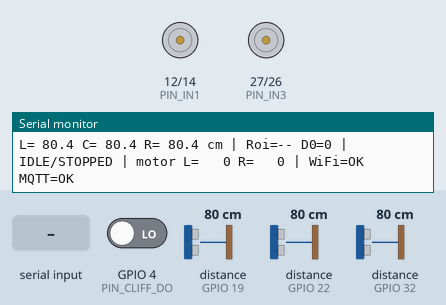
This sketch was run on a simulated ESP32. Parts: motor-driver pin pairs drawn as motors (green arrow = first pin HIGH = forward, orange = second pin HIGH = backward, longer = more drive, scaled by the enable pin), the last lines printed to the serial monitor. Wiring (inferred from the names in the program): 3 × ultrasonic range finder: trigger GPIO 21, echo GPIO 19 / trigger GPIO 23, echo GPIO 22 / trigger GPIO 33, echo GPIO 32. The test bench sets the inputs (shaded band); at power-on: distance to the obstacle (sensors on GPIO 19, GPIO 22, GPIO 32) 80 cm, GPIO 4 (PIN_CLIFF_DO) LOW. The echo pulse lasts 58.3 µs per cm; WiFi joins after 1.5 s; servers stay silent unless stated; no MQTT or app messages arrive unless stated.

Above: at 2.9 s.
3.0 s: distance to the obstacle (sensor on GPIO 19) set to 11 cm
At 3.6 s:
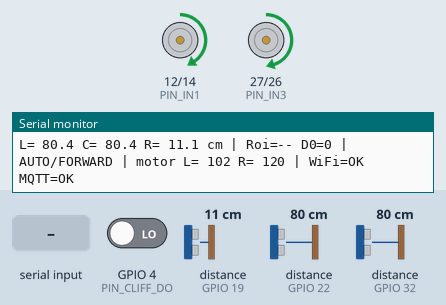
4.8 s: distance to the obstacle (sensor on GPIO 19) set to 8 cm
At 7.3 s:
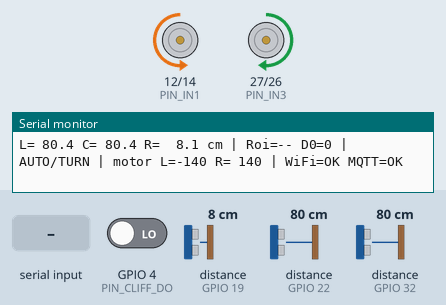
7.8 s: "FORWARD" received over Serial
9.6 s: "STOP" received over Serial
At 10.8 s:
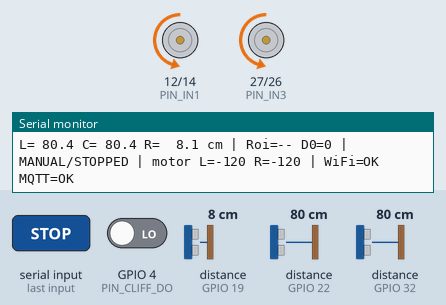
11.9 s: "AUTO" received over Serial
At 12.48 s:
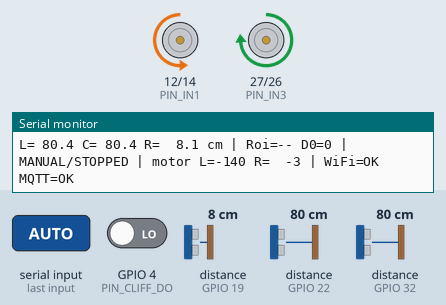
14.1 s: "BACKWARD" received over Serial
Timing chart, 0 to 17.1 s (numbered marks = the images above; inputs shaded):
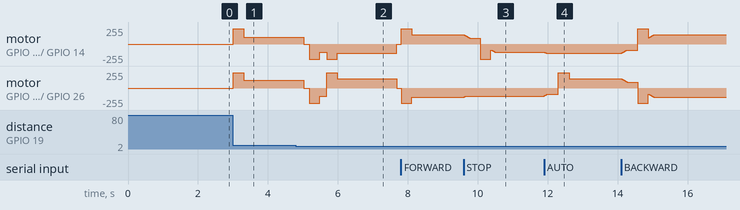

Measured:
- the behaviour switches between 10 and 9 cm on distance to the obstacle (sensor on GPIO 19) (found by bisection; images 1 and 2)
- after the input at 9.6 s, motor on GPIO 27 (PIN_IN3) / GPIO 26 (PIN_IN4): backward 139/255 → backward 120/255 at once
- after the input at 11.9 s, motor on GPIO 12 (PIN_IN1) / GPIO 14 (PIN_IN2): backward 120/255 → backward 139/255 at once; motor on GPIO 27 (PIN_IN3) / GPIO 26 (PIN_IN4): rises from backward 120/255 to forward 229/255 in 0.40 s, then falls to forward 139/255 in 0.30 s

The sketch:

robot_lau_nha.ino
```cpp
// Robot hut bui / lau nha - ESP32 + L298N + 3x HC-SR04 + TCRT5000
// Giai doan 2: tich hop WiFi + MQTT de dieu khien qua Backend
//
// Lenh qua Serial Monitor (115200, gui tung ky tu):
//   g : bat dau che do AUTO (tu di, tranh vat can)
//   x : dung
//   w/s/a/d : dieu khien tay tien / lui / trai / phai
//   i : bat/tat in thong tin cam bien
//
// Lenh qua MQTT topic robot/command (JSON):
//   {"command":"FORWARD"}   {"command":"BACKWARD"}
//   {"command":"LEFT"}      {"command":"RIGHT"}
//   {"command":"STOP"}      {"command":"AUTO"}

#include <esp_system.h>
#include "config.h"
#include "types.h"
#include "motor.h"
#include "sensors.h"
#include "navigation.h"
#include "wifi_manager.h"
#include "mqtt_client.h"

static bool debugEnabled = true;
static uint32_t lastDebugMs = 0;
static bool autoStartPending = AUTO_START_ON_BOOT;

// Bo nho RTC giu nguyen qua reset (tru khi mat nguon hoan toan)
#define AUTO_MAGIC        0xA070A070
#define MAX_AUTO_RESUMES  3
RTC_NOINIT_ATTR static uint32_t rtcAutoMagic;
RTC_NOINIT_ATTR static uint32_t rtcResumeCount;

static bool isAbnormalReset(esp_reset_reason_t r) {
  return r == ESP_RST_BROWNOUT || r == ESP_RST_PANIC ||
         r == ESP_RST_INT_WDT  || r == ESP_RST_TASK_WDT || r == ESP_RST_WDT;
}

static void handleSerial() {
  while (Serial.available()) {
    char c = Serial.read();
    switch (c) {
      case 'g': case 'G': autoStartPending = false; rtcResumeCount = 0; navStartAuto(); break;
      case 'x': case 'X': autoStartPending = false; navStop();      break;
      case 'w': case 'W': navManual(MANUAL_FORWARD);  break;
      case 's': case 'S': navManual(MANUAL_BACKWARD); break;
      case 'a': case 'A': navManual(MANUAL_LEFT);     break;
      case 'd': case 'D': navManual(MANUAL_RIGHT);    break;
      case 'i': case 'I': debugEnabled = !debugEnabled; break;
      default: break;
    }
  }
}

static void printDebug() {
  uint32_t now = millis();
  if (!debugEnabled || now - lastDebugMs < DEBUG_INTERVAL_MS) return;
  lastDebugMs = now;

  const Distances& d = sensorsGet();
  const CliffState& c = sensorsCliff();
  Serial.printf("L=%5.1f C=%5.1f R=%5.1f cm | Roi=%s D0=%d | %s/%s | motor L=%4d R=%4d | WiFi=%s MQTT=%s\n",
                d.left, d.center, d.right,
                c.detected ? "CO" : "--", digitalRead(PIN_CLIFF_DO),
                navModeName(navGetMode()), navStateName(navGetState()),
                motorGetLeft(), motorGetRight(),
                wifiConnected() ? "OK" : "NGAT",
                mqttConnected() ? "OK" : "NGAT");
}

void setup() {
  Serial.begin(SERIAL_BAUD);
  delay(200);
  Serial.println("\n=== Robot lau nha - khoi dong (v2 WiFi+MQTT) ===");

  esp_reset_reason_t reason = esp_reset_reason();
  Serial.printf("Ly do khoi dong: %d\n", (int)reason);
  if (reason == ESP_RST_BROWNOUT) {
    Serial.println("!!! CANH BAO: ESP32 vua bi reset do SUT AP (brownout).");
  }

  if (isAbnormalReset(reason) && rtcAutoMagic == AUTO_MAGIC) {
    if (rtcResumeCount < MAX_AUTO_RESUMES) {
      rtcResumeCount++;
      autoStartPending = true;
      Serial.printf("!!! Dang chay AUTO thi bi reset -> tu chay lai (lan %u/%d)\n",
                    (unsigned)rtcResumeCount, MAX_AUTO_RESUMES);
    } else {
      autoStartPending = false;
      Serial.println("!!! Reset lien tuc qua nhieu lan -> KHONG tu chay lai. Kiem tra nguon!");
    }
  } else {
    rtcResumeCount = 0;
  }
  rtcAutoMagic = 0;

  motorInit();
  sensorsInit();
  navInit();

  // Ket noi WiFi va MQTT (khong chan loop neu that bai - se thu lai trong mqttUpdate)
  if (wifiInit()) {
    mqttInit();
  } else {
    Serial.println("[WARN] Khong co WiFi - tiep tuc che do offline (chi dieu khien qua Serial).");
  }

  Serial.println("Lenh Serial: g=AUTO, x=dung, w/s/a/d=tay, i=debug");
  Serial.println("Lenh MQTT:   {\"command\":\"FORWARD/BACKWARD/LEFT/RIGHT/STOP/AUTO\"}");
}

void loop() {
  handleSerial();

  if (autoStartPending && millis() >= AUTO_START_DELAY_MS) {
    autoStartPending = false;
    navStartAuto();
  }

  sensorsUpdate();
  navUpdate();
  motorUpdate();

  // MQTT: xu ly message den va publish trang thai
  mqttUpdate();
  mqttPublishStatus();

  printDebug();

  rtcAutoMagic = navGetMode() == MODE_AUTO ? AUTO_MAGIC : 0;
}
```

cleaning.cpp
```cpp

```

docking.cpp
```cpp

```

motor.cpp
```cpp
#include "motor.h"
#include "config.h"
#include <esp_arduino_version.h>

namespace {

struct Wheel {
  uint8_t in1, in2, en, ch;
  bool invert;
  float trim;
  int target;
  int current;
  uint32_t kickUntil;
};

Wheel wheelL = {PIN_IN1, PIN_IN2, PIN_ENA, 0, MOTOR_LEFT_INVERT,  MOTOR_LEFT_TRIM,  0, 0, 0};
Wheel wheelR = {PIN_IN3, PIN_IN4, PIN_ENB, 1, MOTOR_RIGHT_INVERT, MOTOR_RIGHT_TRIM, 0, 0, 0};

bool braking = false;
uint32_t lastRampMs = 0;

// Ho tro ca ESP32 Arduino core 2.x va 3.x
void pwmAttach(const Wheel& w) {
#if ESP_ARDUINO_VERSION_MAJOR >= 3
  ledcAttach(w.en, MOTOR_PWM_FREQ, MOTOR_PWM_RES);
#else
  ledcSetup(w.ch, MOTOR_PWM_FREQ, MOTOR_PWM_RES);
  ledcAttachPin(w.en, w.ch);
#endif
}

void pwmWrite(const Wheel& w, uint32_t duty) {
#if ESP_ARDUINO_VERSION_MAJOR >= 3
  ledcWrite(w.en, duty);
#else
  ledcWrite(w.ch, duty);
#endif
}

void applyOutput(const Wheel& w, uint32_t now) {
  int speed = w.invert ? -w.current : w.current;

  if (speed == 0) {
    if (braking) {
      // IN1 = IN2 = HIGH, EN = HIGH -> phanh nhanh
      digitalWrite(w.in1, HIGH);
      digitalWrite(w.in2, HIGH);
      pwmWrite(w, 255);
    } else {
      digitalWrite(w.in1, LOW);
      digitalWrite(w.in2, LOW);
      pwmWrite(w, 0);
    }
    return;
  }

  digitalWrite(w.in1, speed > 0 ? HIGH : LOW);
  digitalWrite(w.in2, speed > 0 ? LOW : HIGH);

  int duty = max(abs(speed), MOTOR_MIN_PWM);
  if (now < w.kickUntil) duty = max(duty, MOTOR_KICK_PWM);
  duty = constrain((int)(duty * w.trim), 0, 255);
  pwmWrite(w, duty);
}

void rampWheel(Wheel& w, uint32_t now) {
  int prev = w.current;
  if (prev == 0) {
    // Tu dung yen: dat ngay toc do muc tieu (kick o duoi giup motor thang ma sat tinh).
    // Neu tang tu tu tu 0, motor bi ket o MOTOR_MIN_PWM qua lau -> khong lui/quay noi.
    w.current = w.target;
  } else if (w.current < w.target) {
    w.current = min(w.current + MOTOR_RAMP_STEP, w.target);
  } else if (w.current > w.target) {
    w.current = max(w.current - MOTOR_RAMP_STEP, w.target);
  }

  // Bat dau quay tu dung yen hoac doi chieu -> kick de thang ma sat tinh
  if (w.current != 0 && (prev == 0 || (prev > 0) != (w.current > 0))) {
    w.kickUntil = now + MOTOR_KICK_MS;
  }
}

}  // namespace

void motorInit() {
  for (Wheel* w : {&wheelL, &wheelR}) {
    pinMode(w->in1, OUTPUT);
    pinMode(w->in2, OUTPUT);
    digitalWrite(w->in1, LOW);
    digitalWrite(w->in2, LOW);
    pwmAttach(*w);
    pwmWrite(*w, 0);
  }
}

void motorSet(int left, int right) {
  braking = false;
  wheelL.target = constrain(left, -255, 255);
  wheelR.target = constrain(right, -255, 255);
}

void motorStop() {
  motorSet(0, 0);
}

void motorBrake() {
  braking = true;
  uint32_t now = millis();
  for (Wheel* w : {&wheelL, &wheelR}) {
    w->target = 0;
    w->current = 0;
    applyOutput(*w, now);
  }
}

void motorUpdate() {
  uint32_t now = millis();
  if (now - lastRampMs < MOTOR_RAMP_INTERVAL_MS) return;
  lastRampMs = now;

  rampWheel(wheelL, now);
  rampWheel(wheelR, now);
  applyOutput(wheelL, now);
  applyOutput(wheelR, now);
}

int motorGetLeft()  { return wheelL.current; }
int motorGetRight() { return wheelR.current; }
```

motor.h
```cpp
#pragma once
#include <Arduino.h>

void motorInit();

// Dat toc do muc tieu cho 2 banh (-255..255). Toc do thuc te tang/giam tu tu.
void motorSet(int left, int right);

// Giam toc tu tu ve 0 (tha troi)
void motorStop();

// Dung ngay lap tuc (phanh chu dong) - dung khi gap vat can
void motorBrake();

// Goi lien tuc trong loop()
void motorUpdate();

int motorGetLeft();
int motorGetRight();
```

mqtt_client.cpp
```cpp
#include "mqtt_client.h"
#include "secrets.h"
#include "config.h"
#include "navigation.h"
#include "sensors.h"
#include <Arduino.h>
#include <WiFi.h>
#include <PubSubClient.h>   // Cài qua Library Manager: "PubSubClient" by Nick O'Leary

// ============================================================
//  MQTT topic
// ============================================================
#define MQTT_TOPIC_COMMAND  "robot/command"   // Backend → Robot (subscribe)
#define MQTT_TOPIC_STATUS   "robot/status"    // Robot → Backend (publish)
#define MQTT_CLIENT_ID      "robot-hut-bui-001"
#define MQTT_STATUS_INTERVAL_MS  500          // Publish status mỗi 500ms

// ============================================================
//  Nội bộ
// ============================================================
static WiFiClient   wifiClient;
static PubSubClient mqttClient(wifiClient);
static uint32_t     lastStatusMs = 0;

// ============================================================
//  Callback: nhận lệnh từ Backend qua topic robot/command
//  Payload JSON ví dụ: {"command":"FORWARD"}
// ============================================================
static void onMqttMessage(char* topic, byte* payload, unsigned int length) {
    // Tạo chuỗi kết thúc bằng null
    char msg[length + 1];
    memcpy(msg, payload, length);
    msg[length] = '\0';

    Serial.printf("[MQTT] Nhận topic=%s payload=%s\n", topic, msg);

    // Parse lệnh đơn giản – tìm giá trị của key "command"
    // Payload: {"command":"FORWARD"}
    const char* key    = "\"command\":\"";
    const char* start  = strstr(msg, key);
    if (!start) {
        Serial.println("[MQTT] Không tìm thấy key 'command' trong payload");
        return;
    }
    start += strlen(key);
    const char* end = strchr(start, '"');
    if (!end) return;

    char cmdStr[32] = {};
    size_t cmdLen = min((size_t)(end - start), sizeof(cmdStr) - 1);
    strncpy(cmdStr, start, cmdLen);

    Serial.printf("[MQTT] Lệnh nhận được: %s\n", cmdStr);

    // Ánh xạ chuỗi → ManualCmd / action
    if      (strcmp(cmdStr, "FORWARD")  == 0) navManual(MANUAL_FORWARD);
    else if (strcmp(cmdStr, "BACKWARD") == 0) navManual(MANUAL_BACKWARD);
    else if (strcmp(cmdStr, "LEFT")     == 0) navManual(MANUAL_LEFT);
    else if (strcmp(cmdStr, "RIGHT")    == 0) navManual(MANUAL_RIGHT);
    else if (strcmp(cmdStr, "STOP")     == 0) navStop();
    else if (strcmp(cmdStr, "AUTO")     == 0) navStartAuto();
    else {
        Serial.printf("[MQTT] Lệnh không xác định: %s\n", cmdStr);
    }
}

// ============================================================
//  Kết nối / tái kết nối MQTT broker
// ============================================================
static bool mqttReconnect() {
    Serial.printf("[MQTT] Đang kết nối broker %s:%d ...\n",
                  MQTT_BROKER_HOST, MQTT_BROKER_PORT);

    bool ok;
    if (strlen(MQTT_USERNAME) > 0) {
        ok = mqttClient.connect(MQTT_CLIENT_ID, MQTT_USERNAME, MQTT_PASSWORD);
    } else {
        ok = mqttClient.connect(MQTT_CLIENT_ID);
    }

    if (ok) {
        Serial.println("[MQTT] Kết nối broker thành công!");
        // Subscribe topic nhận lệnh từ Backend
        mqttClient.subscribe(MQTT_TOPIC_COMMAND, 1);
        Serial.printf("[MQTT] Subscribed: %s\n", MQTT_TOPIC_COMMAND);
    } else {
        Serial.printf("[MQTT] Kết nối thất bại, rc=%d\n", mqttClient.state());
    }
    return ok;
}

// ============================================================
//  Public API
// ============================================================
void mqttInit() {
    mqttClient.setServer(MQTT_BROKER_HOST, MQTT_BROKER_PORT);
    mqttClient.setCallback(onMqttMessage);
    mqttClient.setKeepAlive(30);
    mqttClient.setSocketTimeout(5);
    mqttReconnect();
}

void mqttUpdate() {
    if (!wifiConnected()) return;   // wifiConnected() từ wifi_manager.h

    if (!mqttClient.connected()) {
        static uint32_t lastReconnectMs = 0;
        uint32_t now = millis();
        if (now - lastReconnectMs >= 5000) {   // thử lại mỗi 5 giây
            lastReconnectMs = now;
            mqttReconnect();
        }
        return;
    }

    mqttClient.loop();   // xử lý inbound messages
}

void mqttPublishStatus() {
    if (!mqttClient.connected()) return;

    uint32_t now = millis();
    if (now - lastStatusMs < MQTT_STATUS_INTERVAL_MS) return;
    lastStatusMs = now;

    const Distances& d = sensorsGet();
    const CliffState& c = sensorsCliff();
    const char* modeName  = navModeName(navGetMode());
    const char* stateName = navStateName(navGetState());

    char payload[256];
    snprintf(payload, sizeof(payload),
        "{\"mode\":\"%s\",\"state\":\"%s\","
        "\"distLeft\":%.1f,\"distCenter\":%.1f,\"distRight\":%.1f,"
        "\"cliff\":%s,\"timestamp\":%lu}",
        modeName, stateName,
        d.left, d.center, d.right,
        c.detected ? "true" : "false",
        (unsigned long)now
    );

    bool ok = mqttClient.publish(MQTT_TOPIC_STATUS, payload, false);
    if (!ok) {
        Serial.println("[MQTT] Publish status thất bại (buffer đầy?)");
    }
}

bool mqttConnected() {
    return mqttClient.connected();
}
```

mqtt_client.h
```cpp
#pragma once

// ============================================================
//  MQTT Client – giao tiếp với Backend qua MQTT broker
// ============================================================

/**
 * Khởi tạo MQTT client và kết nối đến broker.
 * Phải gọi sau wifiInit() thành công.
 */
void mqttInit();

/**
 * Gọi liên tục trong loop() để:
 *  - Duy trì kết nối MQTT (reconnect nếu bị mất)
 *  - Xử lý các message đến (callback)
 */
void mqttUpdate();

/**
 * Publish trạng thái robot lên topic robot/status.
 * Gọi định kỳ (ví dụ mỗi 500ms) trong loop().
 */
void mqttPublishStatus();

/** Trả về true nếu đang kết nối broker. */
bool mqttConnected();
```

navigation.h
```cpp
#pragma once
#include "types.h"

void navInit();

// Goi lien tuc trong loop(), sau sensorsUpdate()
void navUpdate();

void navStartAuto();
void navStop();
void navManual(ManualCmd cmd);

RobotMode navGetMode();
NavState navGetState();
const char* navStateName(NavState s);
const char* navModeName(RobotMode m);
```

notify.cpp
```cpp

```

safety.cpp
```cpp

```

scheduler.cpp
```cpp

```

secrets.h
```cpp
#pragma once

// ============================================================
//  CẤU HÌNH BÍ MẬT – KHÔNG đưa lên Git!
//  Đổi các giá trị bên dưới cho phù hợp với môi trường của bạn.
// ============================================================

// --- WiFi ---
#define WIFI_SSID     "Redmi_Note_11"
#define WIFI_PASSWORD "12345678"

// --- MQTT Broker (địa chỉ máy chạy Mosquitto) ---
// Nếu dùng Docker trên cùng máy với ESP32 cùng WiFi, dùng IP máy thật (không phải localhost)
#define MQTT_BROKER_HOST  "172.29.38.135"   // ← Thay bằng IP máy chủ của bạn
#define MQTT_BROKER_PORT  1883
#define MQTT_USERNAME     ""                // Để trống nếu không dùng auth
#define MQTT_PASSWORD     ""
```

sensors.cpp
```cpp
#include "sensors.h"
#include "config.h"

namespace {

enum SonarId : uint8_t { SONAR_LEFT, SONAR_CENTER, SONAR_RIGHT, SONAR_COUNT };

struct Sonar {
  uint8_t trig, echo;
  float hist[3];
  uint8_t idx;
};

Sonar sonars[SONAR_COUNT] = {
  {PIN_TRIG_LEFT,   PIN_ECHO_LEFT,   {SONAR_MAX_CM, SONAR_MAX_CM, SONAR_MAX_CM}, 0},
  {PIN_TRIG_CENTER, PIN_ECHO_CENTER, {SONAR_MAX_CM, SONAR_MAX_CM, SONAR_MAX_CM}, 0},
  {PIN_TRIG_RIGHT,  PIN_ECHO_RIGHT,  {SONAR_MAX_CM, SONAR_MAX_CM, SONAR_MAX_CM}, 0},
};

// Cam bien giua duoc do gap doi vi quan trong nhat khi di thang
const SonarId ORDER[] = {SONAR_CENTER, SONAR_LEFT, SONAR_CENTER, SONAR_RIGHT};
const uint8_t ORDER_LEN = sizeof(ORDER) / sizeof(ORDER[0]);

uint8_t orderIdx = 0;
uint32_t lastMeasureMs = 0;
Distances data = {SONAR_MAX_CM, SONAR_MAX_CM, SONAR_MAX_CM};

CliffState cliff = {false, false};
uint8_t cliffHits = 0;
uint32_t cliffLastActiveMs = 0;

// Doc moi vong loop (khong gioi han tan suat) vi nguy co roi can phan ung nhanh nhat
void updateCliff(uint32_t now) {
  cliff.raw = digitalRead(PIN_CLIFF_DO) == CLIFF_DO_ACTIVE_LEVEL;

  if (cliff.raw) {
    cliffLastActiveMs = now;
    if (cliffHits < CLIFF_CONFIRM_SAMPLES) cliffHits++;
    if (cliffHits >= CLIFF_CONFIRM_SAMPLES && !cliff.detected) {
      cliff.detected = true;
      Serial.println("[SENSOR] NGUY CO ROI!");
    }
  } else {
    cliffHits = 0;
    if (cliff.detected && now - cliffLastActiveMs >= CLIFF_RELEASE_MS) {
      cliff.detected = false;
      Serial.println("[SENSOR] Da thay lai san");
    }
  }
}

float measureCm(const Sonar& s) {
  digitalWrite(s.trig, LOW);
  delayMicroseconds(2);
  digitalWrite(s.trig, HIGH);
  delayMicroseconds(10);
  digitalWrite(s.trig, LOW);

  unsigned long us = pulseIn(s.echo, HIGH, SONAR_TIMEOUT_US);
  if (us == 0) return SONAR_MAX_CM;

  float cm = us / 58.0f;
  return constrain(cm, SONAR_MIN_CM, SONAR_MAX_CM);
}

float median3(float a, float b, float c) {
  if (a > b) { float t = a; a = b; b = t; }
  if (b > c) { float t = b; b = c; c = t; }
  if (a > b) { float t = a; a = b; b = t; }
  return b;
}

}  // namespace

void sensorsInit() {
  for (Sonar& s : sonars) {
    pinMode(s.trig, OUTPUT);
    digitalWrite(s.trig, LOW);
    pinMode(s.echo, INPUT);
  }

  // Module da co dien tro keo len tren D0
  pinMode(PIN_CLIFF_DO, INPUT);
}

void sensorsUpdate() {
  uint32_t now = millis();
  updateCliff(now);

  if (now - lastMeasureMs < SONAR_INTERVAL_MS) return;
  lastMeasureMs = now;

  SonarId id = ORDER[orderIdx];
  orderIdx = (orderIdx + 1) % ORDER_LEN;

  Sonar& s = sonars[id];
  s.hist[s.idx] = measureCm(s);
  s.idx = (s.idx + 1) % 3;
  float filtered = median3(s.hist[0], s.hist[1], s.hist[2]);

  switch (id) {
    case SONAR_LEFT:   data.left = filtered;   break;
    case SONAR_CENTER: data.center = filtered; break;
    case SONAR_RIGHT:  data.right = filtered;  break;
    default: break;
  }
}

const Distances& sensorsGet() {
  return data;
}

const CliffState& sensorsCliff() {
  return cliff;
}
```

sensors.h
```cpp
#pragma once
#include "types.h"

void sensorsInit();

// Goi lien tuc trong loop(). Moi lan chi do 1 cam bien (luan phien) de tranh nhieu cheo.
void sensorsUpdate();

// Khoang cach da loc (cm). Khong co echo -> SONAR_MAX_CM.
const Distances& sensorsGet();

// Trang thai cam bien chong roi TCRT5000. Duoc doc moi lan goi sensorsUpdate().
const CliffState& sensorsCliff();
```

statemachine.cpp
```cpp

```

storage.cpp
```cpp

```

webserver.cpp
```cpp

```

wifi_manager.h
```cpp
#pragma once

// ============================================================
//  WiFi Manager – kết nối WiFi khi khởi động
// ============================================================

/**
 * Khởi tạo và kết nối WiFi (blocking, retry tối đa WIFI_MAX_RETRIES giây).
 * Trả về true nếu kết nối thành công.
 */
bool wifiInit();

/** Trả về true nếu WiFi đang kết nối. */
bool wifiConnected();
```

Source omitted: navigation.cpp (7393 bytes), types.h (586 bytes), wifi_manager.cpp (748 bytes), config.h (5245 bytes)
